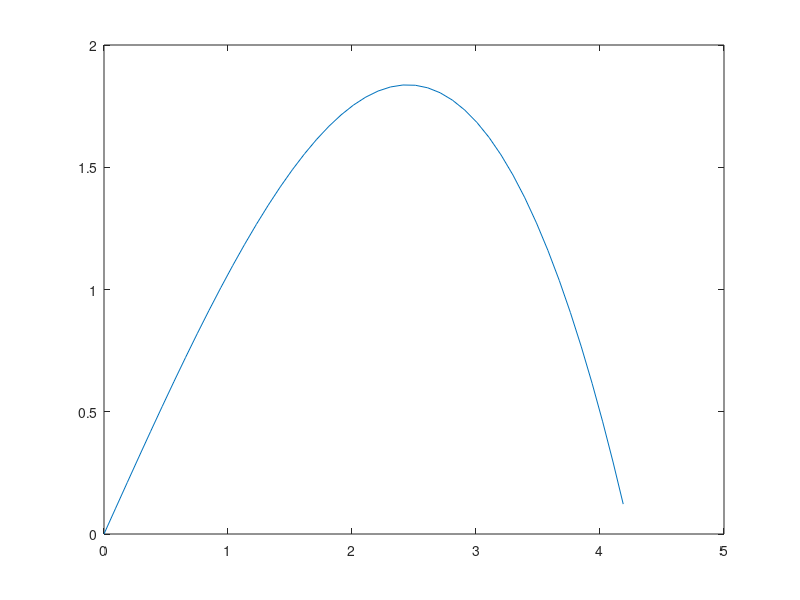
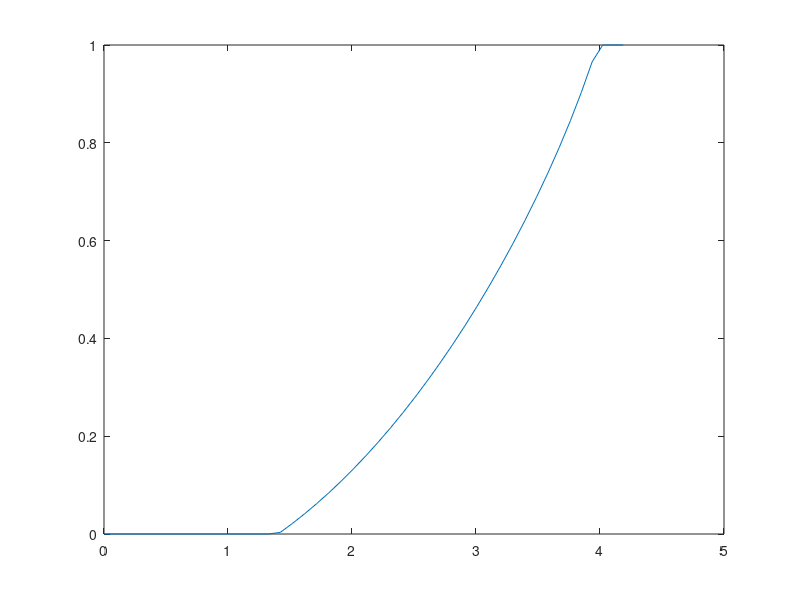

MATLAB code for these plots, in order:
%---------------------------------------------------------------
%---------------------------------------------------------------
% Single Spring
% Hemivariational Elasto-Damage Model
% Newton-Raphson Iterative Solver
% with Arc-Length Method
clear; clc;
%---------------------------------------------------------------
%---------------------------------------------------------------
k_el = 1;
kt = 1;
kd = 8;
F = 3.0;
R = 0.1;
lm0 = 0;
lm_max = 1;
u0 = 0;
u_max = 1;
f1 = @(u,d,lm) k_el*(1-d)*u-lm*F;
f2 = @(u,d,lm) kt+kd*d-0.5*k_el*u^2;
f3 = @(u,u0,lm,lm0) ((lm-lm0)^2)/(lm_max^2)+((u-u0)^2)/(u_max^2);
%
u = 0;
d = 0;
lm = 0.001;
del_u = 1;
del_d = 1;
del_lm = 1;
TOL = 1E-6;
count = 0;
step_max = 44;
path = zeros(step_max+1,3);
for i=1:step_max
    while (abs(del_u)>TOL && abs(del_d)>TOL && abs(del_lm)>TOL)
        tS = [k_el*(1-d), -k_el*u -F
            -k_el*u, kd, 0
            f3(u,u0,lm,lm0)^(-0.5)*((u-u0)/(u_max^2)), 0, f3(u,u0,lm,lm0)^(-0.5)*((lm-lm0)/(lm_max^2))];
        del = tS\([-f1(u,d,lm); -f2(u,d,lm); -(sqrt(f3(u,u0,lm,lm0))-R)]);
        del_u = del(1);
        del_d = del(2);
        del_lm = del(3);
        u = u + del_u;
        if del_d>0
            d = d + del_d;
        end
        if d >= 1.0
            d = 1.0;
        end
        lm = lm + del_lm;
        count = count + 1;
    end
    path(i+1,:) = [u, lm, d];
    u0 = u;
    lm0 = lm;
    del_u = 1;
    del_d = 1;
    del_lm = 1;
    u = u + 0.001;
    lm = lm + 0.001;
end
figure;
plot(path(:,1),F.*path(:,2));
figure;
plot(path(:,1),path(:,3));